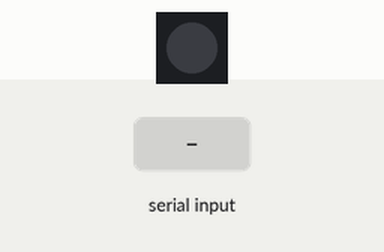
Recording of a sketch running on a simulated Arduino Uno, built with avr-gcc and run on an emulated ATmega328P. Parts: 1 RGB LEDs in strip order, left to right. Inputs (shaded band) come from the test bench. Dim RGB values are drawn brighter than linear; random numbers use the default seed unless the sketch sets one.

Above: at 1.2 s.
1.3 s: "30,150\n" received over Serial
At 1.45 s:
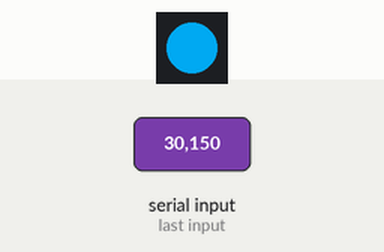
At 2.05 s:
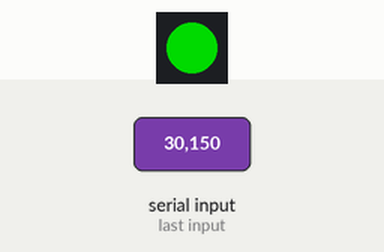
Timing chart, 0 to 10.3 s (numbered marks = the images above; inputs shaded):
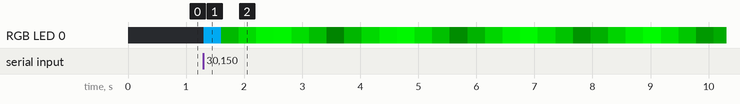

Measured:
- after the input at 1.3 s, RGB LED 0: off → RGB(0, 148, 211) at once, → RGB(0, 71, 0) 0.30 s later, → RGB(0, 143, 0) 0.30 s later, → RGB(0, 215, 0) 0.30 s later, … (30 changes in this stretch)

The sketch:

SkypeSignal.ino
```cpp
#include <Adafruit_NeoPixel.h>

/*
Patrick Squire - Resdevops.com
Copyright (C) 2016 - All Rights Reserved
*/

//Const:
int dataPin = 6;  // Arduino PWM data pin D6
int pixels = 1;  // number of Neopixels
int SkypeCommand;
int LoopCommand;

// Parameter 1 = number of pixels in strip
// Parameter 2 = Arduino pin number (most are valid)
// Parameter 3 = pixel type flags, add together as needed:
//   NEO_KHZ800  800 KHz bitstream (most NeoPixel products w/WS2812 LEDs)
//   NEO_KHZ400  400 KHz (classic 'v1' (not v2) FLORA pixels, WS2811 drivers)
//   NEO_GRB     Pixels are wired for GRB bitstream (most NeoPixel products)
//   NEO_RGB     Pixels are wired for RGB bitstream (v1 FLORA pixels, not v2)
Adafruit_NeoPixel strip = Adafruit_NeoPixel(pixels, dataPin, NEO_GRB + NEO_KHZ800);

void setup()
{
	//Create Serial Object
	Serial.begin(9600);

  strip.begin();
  strip.show(); // Initialize all pixels to 'off'
}

void loop()
{
    //Read Input and assume that its a int type not a char
  	SkypeCommand = Serial.read() - '0';

   if (SkypeCommand > 0)
   {
    LoopCommand = SkypeCommand;
   }

  	switch (LoopCommand)
   {
    case 1:
      //Online [Green]
      SetLedColour(255, 0, 0);
      break;
    case 2:
      //Busy [Red]
      SetLedColour(0, 255, 0);
      break;
    case 3:
      //Do Not Disturb [Purple]
      SetLedColour(0, 148, 211);
      break;
   case 4:
      //Away/Idle/BRB [Yellow]
      SetLedColour(95, 255, 0);
      break;
    case 5:
      //On a Call/Conf Call [Pulsing Red]
        InACall();
      break;
     case 6:
      //Incoming Call
      IncomingCall();
      break;
    case 7:
      //Party Mode
      PartyMode();
      break;
    default:
      //LED's are off
      SetLedColour(0, 0, 0);
   }
  	//Echo the output
  	//Serial.println(LoopCommand);

   //Flush Serial Bus at end
   Serial.flush();
}

void InACall()
{
    // Fade IN
    for(int k = 0; k < 255; k++)
    {
       for (int i = 0; i < pixels; i++)
       {
        strip.setPixelColor(i, 0, k, 0);
       }
         strip.show();
        delay(4);
    }

     // Fade OUT
    for(int k = 255; k > 0; k--)
    {
       for (int i = 0; i < pixels; i++)
       {
        strip.setPixelColor(i, 0, k, 0);
       }
         strip.show();
        delay(4);
    }
}

void IncomingCall()
{
  for (int i = 0; i < pixels; i++)
  {
    strip.setPixelColor(i, 0, 0, 255);
    strip.show();
    delay(1500);
    strip.setPixelColor(i, 95, 255, 0);
    strip.show();
    delay(200);
  }
}

void SetLedColour(int G, int R, int B)
{
 for (int i = 0; i < pixels; i++)
  {
    strip.setPixelColor(i, G, R, B);
  }
  strip.show();
  //delay(5000); //Snooze for 5 secs so we're not spamming serial connection.
}

void PartyMode()
{
 for (int i = 0; i < pixels; i++)
  {
    strip.setPixelColor(i, random(0, 255), random(0, 255), random(0, 255));
    strip.show();
    delay(50); //flash delay
    strip.setPixelColor(i, 0, 0, 0);
    strip.show();
    delay(50);
  }
}
```
